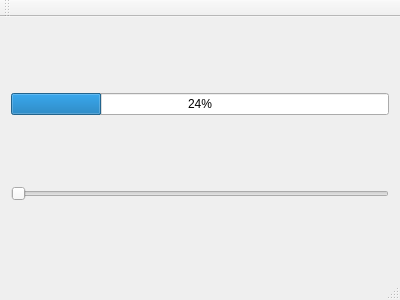
<?xml version="1.0" encoding="UTF-8"?>
<ui version="4.0">
 <class>MainWindow</class>
 <widget class="QMainWindow" name="MainWindow">
  <property name="geometry">
   <rect>
    <x>0</x>
    <y>0</y>
    <width>400</width>
    <height>300</height>
   </rect>
  </property>
  <property name="windowTitle">
   <string>MainWindow</string>
  </property>
  <widget class="QWidget" name="centralWidget">
   <layout class="QVBoxLayout" name="verticalLayout">
    <item>
     <widget class="QProgressBar" name="progressBar">
      <property name="value">
       <number>24</number>
      </property>
     </widget>
    </item>
    <item>
     <widget class="QSlider" name="horizontalSlider">
      <property name="orientation">
       <enum>Qt::Horizontal</enum>
      </property>
     </widget>
    </item>
   </layout>
  </widget>
  <widget class="QMenuBar" name="menuBar">
   <property name="geometry">
    <rect>
     <x>0</x>
     <y>0</y>
     <width>400</width>
     <height>26</height>
    </rect>
   </property>
  </widget>
  <widget class="QToolBar" name="mainToolBar">
   <attribute name="toolBarArea">
    <enum>TopToolBarArea</enum>
   </attribute>
   <attribute name="toolBarBreak">
    <bool>false</bool>
   </attribute>
  </widget>
  <widget class="QStatusBar" name="statusBar"/>
 </widget>
 <layoutdefault spacing="6" margin="11"/>
 <resources/>
 <connections>
  <connection>
   <sender>horizontalSlider</sender>
   <signal>valueChanged(int)</signal>
   <receiver>progressBar</receiver>
   <slot>setValue(int)</slot>
   <hints>
    <hint type="sourcelabel">
     <x>172</x>
     <y>198</y>
    </hint>
    <hint type="destinationlabel">
     <x>175</x>
     <y>121</y>
    </hint>
   </hints>
  </connection>
 </connections>
</ui>
